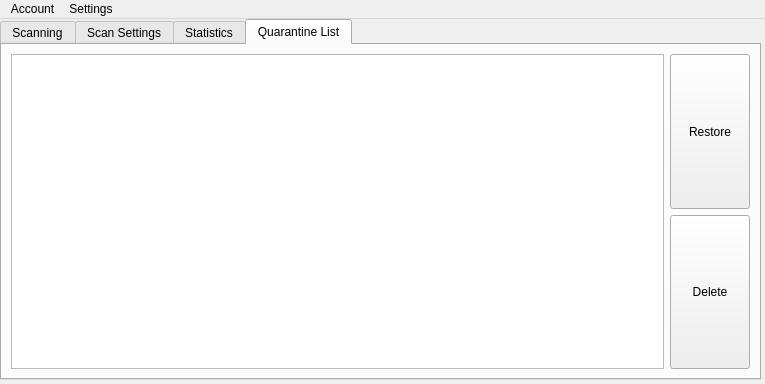
<?xml version="1.0" encoding="UTF-8"?>
<ui version="4.0">
 <class>MainWindow</class>
 <widget class="QMainWindow" name="MainWindow">
  <property name="geometry">
   <rect>
    <x>0</x>
    <y>0</y>
    <width>765</width>
    <height>384</height>
   </rect>
  </property>
  <property name="minimumSize">
   <size>
    <width>765</width>
    <height>384</height>
   </size>
  </property>
  <property name="maximumSize">
   <size>
    <width>765</width>
    <height>384</height>
   </size>
  </property>
  <property name="windowTitle">
   <string>Aleks AV</string>
  </property>
  <property name="toolTip">
   <string/>
  </property>
  <property name="tabShape">
   <enum>QTabWidget::Rounded</enum>
  </property>
  <widget class="QWidget" name="centralwidget">
   <widget class="QTabWidget" name="tabWidget">
    <property name="geometry">
     <rect>
      <x>0</x>
      <y>0</y>
      <width>761</width>
      <height>361</height>
     </rect>
    </property>
    <property name="tabPosition">
     <enum>QTabWidget::North</enum>
    </property>
    <property name="currentIndex">
     <number>3</number>
    </property>
    <property name="elideMode">
     <enum>Qt::ElideMiddle</enum>
    </property>
    <widget class="QWidget" name="gui_tabMain">
     <attribute name="title">
      <string>Scanning</string>
     </attribute>
     <widget class="QWidget" name="horizontalLayoutWidget">
      <property name="geometry">
       <rect>
        <x>10</x>
        <y>0</y>
        <width>741</width>
        <height>321</height>
       </rect>
      </property>
      <layout class="QHBoxLayout" name="horizontalLayout_2">
       <item>
        <layout class="QVBoxLayout" name="verticalLayout_3">
         <item>
          <widget class="QLabel" name="gui_currentScan">
           <property name="font">
            <font>
             <pointsize>11</pointsize>
             <italic>false</italic>
             <bold>false</bold>
             <underline>false</underline>
            </font>
           </property>
           <property name="text">
            <string>Progress:</string>
           </property>
          </widget>
         </item>
         <item>
          <widget class="QTableView" name="gui_ThreatTable"/>
         </item>
        </layout>
       </item>
       <item>
        <layout class="QVBoxLayout" name="verticalLayout_4">
         <property name="sizeConstraint">
          <enum>QLayout::SetDefaultConstraint</enum>
         </property>
         <property name="rightMargin">
          <number>0</number>
         </property>
         <item>
          <widget class="QPushButton" name="gui_startScan">
           <property name="sizePolicy">
            <sizepolicy hsizetype="Minimum" vsizetype="Preferred">
             <horstretch>0</horstretch>
             <verstretch>0</verstretch>
            </sizepolicy>
           </property>
           <property name="text">
            <string>Start Scan</string>
           </property>
          </widget>
         </item>
         <item>
          <widget class="QPushButton" name="gui_deleteThreat">
           <property name="sizePolicy">
            <sizepolicy hsizetype="Minimum" vsizetype="Preferred">
             <horstretch>0</horstretch>
             <verstretch>0</verstretch>
            </sizepolicy>
           </property>
           <property name="text">
            <string>Delete</string>
           </property>
          </widget>
         </item>
         <item>
          <widget class="QPushButton" name="gui_quarantineThreat">
           <property name="sizePolicy">
            <sizepolicy hsizetype="Minimum" vsizetype="Preferred">
             <horstretch>0</horstretch>
             <verstretch>0</verstretch>
            </sizepolicy>
           </property>
           <property name="text">
            <string>Quarantine</string>
           </property>
          </widget>
         </item>
        </layout>
       </item>
      </layout>
     </widget>
    </widget>
    <widget class="QWidget" name="gui_tabSettings">
     <attribute name="title">
      <string>Scan Settings</string>
     </attribute>
     <widget class="QTreeView" name="treeView">
      <property name="geometry">
       <rect>
        <x>10</x>
        <y>20</y>
        <width>571</width>
        <height>211</height>
       </rect>
      </property>
      <property name="animated">
       <bool>true</bool>
      </property>
     </widget>
     <widget class="QLabel" name="gui_searchDir">
      <property name="geometry">
       <rect>
        <x>20</x>
        <y>0</y>
        <width>591</width>
        <height>16</height>
       </rect>
      </property>
      <property name="text">
       <string>Current Search Directory:</string>
      </property>
     </widget>
     <widget class="QRadioButton" name="gui_bMemScan">
      <property name="geometry">
       <rect>
        <x>10</x>
        <y>240</y>
        <width>171</width>
        <height>20</height>
       </rect>
      </property>
      <property name="text">
       <string>Running Process Scan</string>
      </property>
      <property name="checked">
       <bool>true</bool>
      </property>
     </widget>
     <widget class="QRadioButton" name="gui_bDirScan">
      <property name="geometry">
       <rect>
        <x>10</x>
        <y>260</y>
        <width>171</width>
        <height>20</height>
       </rect>
      </property>
      <property name="text">
       <string>Directory Scan</string>
      </property>
     </widget>
     <widget class="QLabel" name="gui_ads">
      <property name="geometry">
       <rect>
        <x>240</x>
        <y>240</y>
        <width>511</width>
        <height>91</height>
       </rect>
      </property>
      <property name="text">
       <string/>
      </property>
     </widget>
    </widget>
    <widget class="QWidget" name="gui_tabStatistics">
     <property name="enabled">
      <bool>true</bool>
     </property>
     <attribute name="title">
      <string>Statistics</string>
     </attribute>
     <widget class="QWidget" name="horizontalLayoutWidget_2">
      <property name="geometry">
       <rect>
        <x>10</x>
        <y>10</y>
        <width>741</width>
        <height>311</height>
       </rect>
      </property>
      <layout class="QHBoxLayout" name="horizontalLayout">
       <item>
        <widget class="QChartView" name="gui_scanAverage"/>
       </item>
       <item>
        <widget class="QChartView" name="gui_scanDangerousAverage"/>
       </item>
      </layout>
     </widget>
    </widget>
    <widget class="QWidget" name="gui_quarantineList">
     <attribute name="title">
      <string>Quarantine List</string>
     </attribute>
     <layout class="QHBoxLayout" name="horizontalLayout_3">
      <item>
       <widget class="QTableView" name="gui_QuarantineTable"/>
      </item>
      <item>
       <layout class="QVBoxLayout" name="verticalLayout">
        <item>
         <widget class="QPushButton" name="gui_restoreThreat">
          <property name="sizePolicy">
           <sizepolicy hsizetype="Minimum" vsizetype="Preferred">
            <horstretch>0</horstretch>
            <verstretch>0</verstretch>
           </sizepolicy>
          </property>
          <property name="text">
           <string>Restore</string>
          </property>
         </widget>
        </item>
        <item>
         <widget class="QPushButton" name="gui_quarantineDeleteThreat">
          <property name="sizePolicy">
           <sizepolicy hsizetype="Minimum" vsizetype="Preferred">
            <horstretch>0</horstretch>
            <verstretch>0</verstretch>
           </sizepolicy>
          </property>
          <property name="text">
           <string>Delete</string>
          </property>
         </widget>
        </item>
       </layout>
      </item>
     </layout>
    </widget>
   </widget>
  </widget>
  <widget class="QMenuBar" name="menubar">
   <property name="geometry">
    <rect>
     <x>0</x>
     <y>0</y>
     <width>765</width>
     <height>21</height>
    </rect>
   </property>
   <widget class="QMenu" name="menuAccount_Details">
    <property name="title">
     <string>Account</string>
    </property>
    <addaction name="actionEdit_Details"/>
   </widget>
   <widget class="QMenu" name="menuSettings">
    <property name="title">
     <string>Settings</string>
    </property>
    <addaction name="actionSpawnConsole"/>
    <addaction name="actionVersion_Information"/>
   </widget>
   <addaction name="menuAccount_Details"/>
   <addaction name="menuSettings"/>
  </widget>
  <action name="actionEdit_Details">
   <property name="text">
    <string>View Details</string>
   </property>
  </action>
  <action name="actionSpawnConsole">
   <property name="text">
    <string>Open Debug Console</string>
   </property>
  </action>
  <action name="actionVersion_Information">
   <property name="text">
    <string>Version Information</string>
   </property>
  </action>
 </widget>
 <customwidgets>
  <customwidget>
   <class>QChartView</class>
   <extends>QGraphicsView</extends>
   <header>QtCharts</header>
  </customwidget>
 </customwidgets>
 <resources/>
 <connections/>
</ui>
